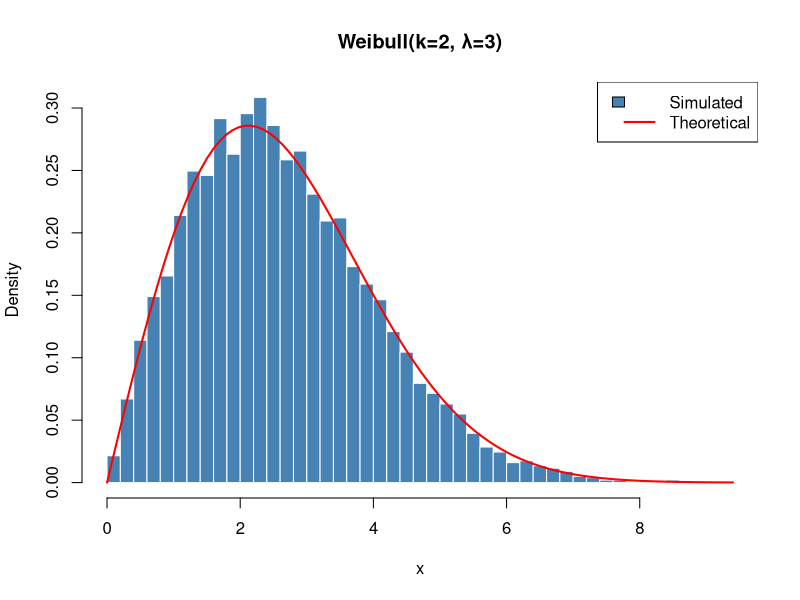
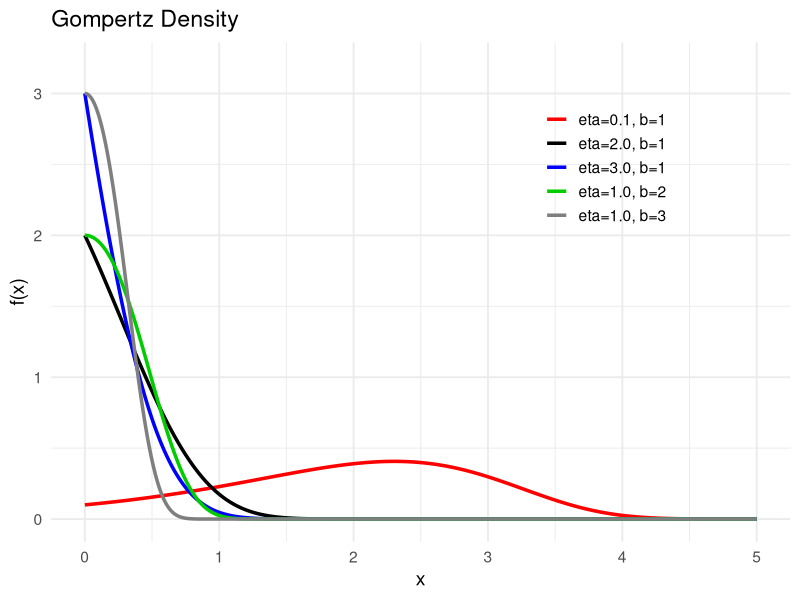
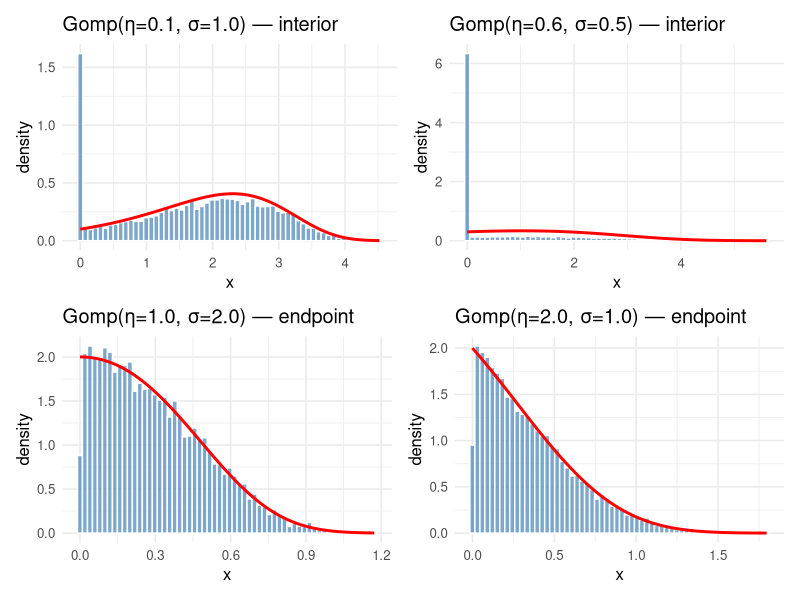

Write the R code that produced these figures, in order.
## ---- chunk 1
knitr::opts_chunk$set(echo = TRUE)
## ---- chunk 2
rm(list=ls())
## ---- chunk 3
# inverse weibull CDF
inverse_weibull <- function(U, lambda, k) {
  return(lambda * (-log(1 - U))^(1/k))
}
## ---- chunk 4
# generator n samples using inverse CDF
generate_weibull <- function(n, lambda, k) {
  U <- runif(n)                        # sample n draws from U(0,1)
  return(inverse_weibull(U, lambda, k)) # apply inverse CDF
}
## ---- chunk 5
set.seed(123)
k      <- 2
lambda <- 3
n      <- 10000

weibull_samples <- generate_weibull(n, lambda, k)
## ---- chunk 6
# plot historgram for weibull samples
hist(weibull_samples, breaks = 60, freq = FALSE,
     main = paste0("Weibull(k=", k, ", λ=", lambda, ")"),
     xlab = "x", col = "steelblue", border = "white")
# plot a line for true weibull distribution
curve(dweibull(x, shape = k, scale = lambda),
      add = TRUE, col = "red", lwd = 2)

legend("topright", legend = c("Simulated", "Theoretical"),
       fill = c("steelblue", NA), border = c("black", NA),
       lty = c(NA, 1), col = c(NA, "red"), lwd = c(NA, 2))
## ---- chunk 7
# --- Gompertz PDF ---
dgompertz <- function(x, eta, sigma) {
  if (eta <= 0 || sigma <= 0) {
    stop("eta and sigma must be positive.")
  }

  log_pdf <- log(eta) + log(sigma) + eta + sigma * x - eta * exp(sigma * x)
  ifelse(x >= 0, exp(log_pdf), 0)
}

# --- Log Gompertz PDF ---
log_dgompertz <- function(x, eta, sigma) {
  ifelse(x >= 0,
         log(eta) + log(sigma) + eta + sigma * x - eta * exp(sigma * x),
         -Inf)
}

# --- d/dx log f(x) ---
dlog_gompertz <- function(x, eta, sigma) {
  sigma - eta * sigma * exp(sigma * x)
}
## ---- chunk 8
library(ggplot2)
library(tibble)
library(dplyr)
params <- tibble(eta = c(0.1, 2.0, 3.0, 1.0, 1.0),
  sigma = c(1, 1, 1, 2, 3),
  label = c("eta=0.1, b=1", "eta=2.0, b=1", "eta=3.0, b=1", "eta=1.0, b=2", "eta=1.0, b=3"))
 
x_grid <- seq(0, 5, length.out = 1000)
 
plot_data <- params %>%
  rowwise() %>%
  reframe(x = x_grid, fx = dgompertz(x_grid, eta, sigma), label = label)
 
plot_data$label <- factor(plot_data$label, levels = params$label)
 
ggplot(plot_data, aes(x = x, y = fx, color = label)) +
  geom_line(linewidth = 1.2) +
  scale_color_manual(
    values = c("eta=0.1, b=1" = "red", "eta=2.0, b=1" = "black", "eta=3.0, b=1" = "blue", "eta=1.0, b=2" = "green3", "eta=1.0, b=3" = "gray50")) +
  coord_cartesian(xlim = c(0, 5), ylim = c(0, 3.2)) +
  labs(x = "x", y = "f(x)", color = NULL,
       title = "Gompertz Density") +
  theme_minimal(base_size = 14) +
  theme(legend.position = c(0.75, 0.75))
## ---- chunk 9
# --- c_r(x_r): computed on log scale to avoid underflow ---
mass_cr <- function(xr, m, eta, sigma) {
  log_f <- log_dgompertz(xr, eta, sigma)
  dl    <- dlog_gompertz(xr, eta, sigma)
  if (!is.finite(log_f)) {
    return(Inf)}   # underflow guard
  if (dl >= 0) {
    return(Inf)}             
  log_cr <- log_f - log(-dl) - dl * (xr - m)
  exp(log_cr)
}

# --- c_l(x_l): computed on log scale to avoid underflow ---
mass_cl <- function(xl, m, eta, sigma) {
  log_f <- log_dgompertz(xl, eta, sigma)
  dl    <- dlog_gompertz(xl, eta, sigma)
  if (!is.finite(log_f)) {
    return(Inf)}   # underflow guard
  if (dl <= 0) {
    return(Inf)}             
  log_cl <- log_f - log(dl) - dl * (xl - m)
  exp(log_cl)
}
## ---- chunk 10
# --- get boundaries and get envelope ---
get_envelope <- function(eta, sigma) {
  m <- log(1 / eta) / sigma

  if (eta >= 1) {
    # endpoint case: mode at 0
    opt_r    <- optimize(mass_cr,
                         interval = c(1e-6, 6 / sigma),
                         m = 0, eta = eta, sigma = sigma)
    xr       <- opt_r$minimum
    cr       <- opt_r$objective
    lambda_r <- -dlog_gompertz(xr, eta, sigma)

    list(case = "endpoint", m = 0, xr = xr, lambda_r = lambda_r, cr = cr, cl = 0, c_total  = cr)

  } else {
    # interior case: two-piece envelope
    opt_r    <- optimize(mass_cr,
                         interval = c(m + 1e-6, m + 5 / sigma),
                         m = m, eta = eta, sigma = sigma)
    xr       <- opt_r$minimum
    cr       <- opt_r$objective
    lambda_r <- -dlog_gompertz(xr, eta, sigma)

    opt_l    <- optimize(mass_cl,
                         interval = c(1e-6, m - 1e-6),
                         m = m, eta = eta, sigma = sigma)
    xl       <- opt_l$minimum
    cl       <- opt_l$objective
    lambda_l <- dlog_gompertz(xl, eta, sigma)

    list(case = "interior", m = m, xr = xr, lambda_r = lambda_r, cr = cr, xl = xl, lambda_l = lambda_l, cl = cl, c_total = cl + cr)
  }
}
## ---- chunk 11
# --- Sample from proposal g ---
sample_proposal <- function(n, env) {
  if (env$case == "endpoint") {
    rexp(n, rate = env$lambda_r) # this is the inverse CDF method, I just used the built-in r function to sample from exp(\lamnda_r)

  } else {
    p_left  <- env$cl / env$c_total
    n_left  <- rbinom(1, n, p_left)
    n_right <- n - n_left

    y_left  <- env$m - rexp(n_left,  rate = env$lambda_l)
    y_right <- env$m + rexp(n_right, rate = env$lambda_r)
    y_left  <- pmax(y_left, 0)

    c(y_left, y_right)
  }
}
## ---- chunk 12
rgompertz <- function(n, eta, sigma) {
  env      <- get_envelope(eta, sigma)
  samples  <- numeric(n)
  accepted <- 0L
  total    <- 0L

  while (accepted < n) {
    y     <- sample_proposal(1, env)
    total <- total + 1L

    # Evaluate envelope h(y)
    if (env$case == "endpoint") {
      hy <- env$cr * env$lambda_r * exp(-env$lambda_r * y)
    } else {
      if (y < env$m) {
        hy <- env$cl * env$lambda_l * exp(-env$lambda_l * (env$m - y))
      } else {
        hy <- env$cr * env$lambda_r * exp(-env$lambda_r * (y - env$m))
      }
    }

    u <- runif(1)
    if (u <= dgompertz(y, eta, sigma) / hy) {
      accepted <- accepted + 1L
      samples[accepted] <- y
    }
  }

  attr(samples, "efficiency") <- accepted / total
  attr(samples, "envelope")   <- env
  return(samples)
}
## ---- chunk 13
library(tidyverse)
library(patchwork)

# --- Define parameter combinations ---
params <- tibble(
  eta   = c(0.1, 0.6, 1.0, 2.0),
  sigma = c(1.0, 0.5, 2.0, 1.0)
)

# --- Run sampler for all combinations ---
set.seed(123)
N <- 10000

samples_list <- map2(params$eta, params$sigma, ~ rgompertz(N, eta = .x, sigma = .y))

# --- Collect results into a table ---
results3 <- params %>%
  mutate(
    case       = map_chr(samples_list, ~ attr(.x, "envelope")$case),
    est_var    = map_dbl(samples_list, var) %>% round(4),
    efficiency_empirical = map_dbl(samples_list, ~ attr(.x, "efficiency")) %>% round(4),
    efficiency_theoretical = map_dbl(samples_list, ~ 1 / attr(.x, "envelope")$c_total) %>% round(4)
  )
print(results3)
## ---- chunk 14
# --- Build histogram + density overlay for each combination ---
plots <- pmap(list(samples_list, params$eta, params$sigma, results3$case),
  function(samps, eta, sigma, case_type) {
    tibble(x = samps) %>%
      ggplot(aes(x = x)) +
      geom_histogram(aes(y = after_stat(density)),
                     bins = 60, fill = "steelblue",
                     color = "white", alpha = 0.7) +
      stat_function(fun  = dgompertz,
                    args = list(eta = eta, sigma = sigma),
                    color = "red", linewidth = 1) +
      labs(title = sprintf("Gomp(η=%.1f, σ=%.1f) — %s", eta, sigma, case_type),
           x = "x", y = "density") +
      theme_minimal(base_size = 12)
  }
)

# --- Combine into 2x2 grid ---
(plots[[1]] + plots[[2]]) / (plots[[3]] + plots[[4]])
## ---- chunk 15
#' Draw Random Samples from a Von Mises Distribution
#'
#' @param n number of random deviates
#' @param mu mean parameter (>= pi)
#' @param kappa concentration parameter (> 0)
#' @param type type of polygon to use (either 1 or 2)
#' @return a vector of length `n`, with an attribute *efficiency* giving
#'     the sampling efficiency for this draw.
rvonmises <- function(n, mu, kappa, type) {

  # --- Define h(x) and support ---
  # h(x) = exp(kappa * cos(x - mu)), the unnormalized density
  # Support: x in (mu - pi, mu + pi]
  lower <- mu - pi + 1e-10
  upper <- mu + pi

  # --- Compute x_u ---
  # x_u = max sqrt(h(x)) = exp(kappa/2), achieved at x = mu
  x_u <- exp(kappa / 2)

  # --- Compute y_l and y_u ---
  # g(x) = x * sqrt(h(x)) = x * exp(kappa * cos(x - mu) / 2)
  # y_u = max g(x), y_l = min g(x), solved numerically
  g <- function(x) x * exp(kappa * cos(x - mu) / 2)
  y_u <- optimize(g, interval = c(lower, upper), maximum = TRUE)$objective
  y_l <- optimize(g, interval = c(lower, upper), maximum = FALSE)$objective

  # --- For type 2, also compute beta0 and beta1 ---
  if (type == 2) {
    beta1 <- mu
    # beta0 = max |x - mu| * exp(kappa * cos(x - mu) / 2)
    g2 <- function(x) abs(x - mu) * exp(kappa * cos(x - mu) / 2)
    opt_left  <- optimize(g2, interval = c(lower, mu), maximum = TRUE)
    opt_right <- optimize(g2, interval = c(mu, upper), maximum = TRUE)
    beta0 <- max(opt_left$objective, opt_right$objective)
  }

  # --- Accept-reject loop ---
  samples <- numeric(n)
  total_proposals <- 0
  accepted <- 0

  while (accepted < n) {
    # Step 1: Generate U1, U2 ~ U(0,1)
    U1 <- runif(1)
    U2 <- runif(1)

    # Step 2: Map to (u, v) in the bounding polygon
    u <- x_u * U1

    if (type == 1) {
      # Rectangle: v ~ U(y_l, y_u)
      v <- y_l + (y_u - y_l) * U2
    } else {
      # Band: v = beta1 * u + U(−beta0, beta0)
      v <- beta1 * u + (2 * U2 - 1) * beta0
    }

    total_proposals <- total_proposals + 1

    # Step 3: Accept if (u, v) in C_h
    # Check u <= sqrt(h(v/u)), equivalently 2*log(u) <= kappa*cos(v/u - mu)
    # Also check that x = v/u is in the support
    x <- v / u
    if (x > lower && x <= upper && 2 * log(u) <= kappa * cos(x - mu)) {
      accepted <- accepted + 1
      samples[accepted] <- x
    }
  }

  attr(samples, "efficiency") <- n / total_proposals
  return(samples)
}
## ---- chunk 16
# --- Quick test ---
set.seed(42)

cat("=== Test with mu = pi, kappa = 0.5 ===\n")
x1 <- rvonmises(10000, mu = pi, kappa = 0.5, type = 1)
cat("C1 (rectangle) efficiency:", attr(x1, "efficiency"), "\n")
x2 <- rvonmises(10000, mu = pi, kappa = 0.5, type = 2)
cat("C2 (banded)    efficiency:", attr(x2, "efficiency"), "\n")

cat("\n=== Test with mu = 2*pi, kappa = 0.5 ===\n")
x3 <- rvonmises(10000, mu = 2*pi, kappa = 0.5, type = 1)
cat("C1 (rectangle) efficiency:", attr(x3, "efficiency"), "\n")
x4 <- rvonmises(10000, mu = 2*pi, kappa = 0.5, type = 2)
cat("C2 (banded)    efficiency:", attr(x4, "efficiency"), "\n")

cat("\n=== Test with mu = pi, kappa = 2 ===\n")
x5 <- rvonmises(10000, mu = pi, kappa = 2, type = 1)
cat("C1 (rectangle) efficiency:", attr(x5, "efficiency"), "\n")
x6 <- rvonmises(10000, mu = pi, kappa = 2, type = 2)
cat("C2 (banded)    efficiency:", attr(x6, "efficiency"), "\n")

# Verify the distribution looks correct: mean should be near mu
cat("\nSample mean:", mean(x1), "\n")
cat("Sample mean:", mean(x3), "\n")
